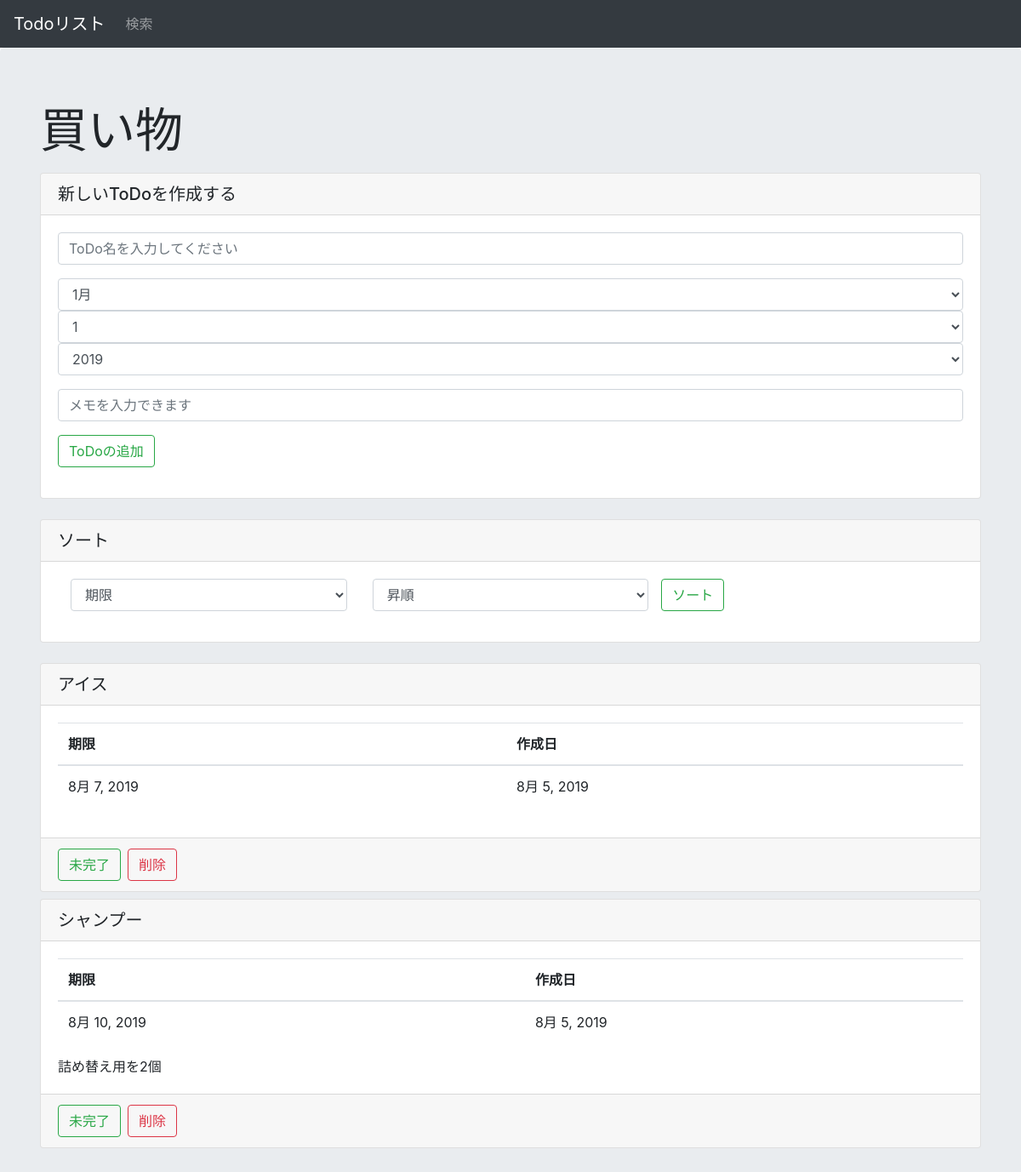
The page /list/21 on the database as committed earlier.
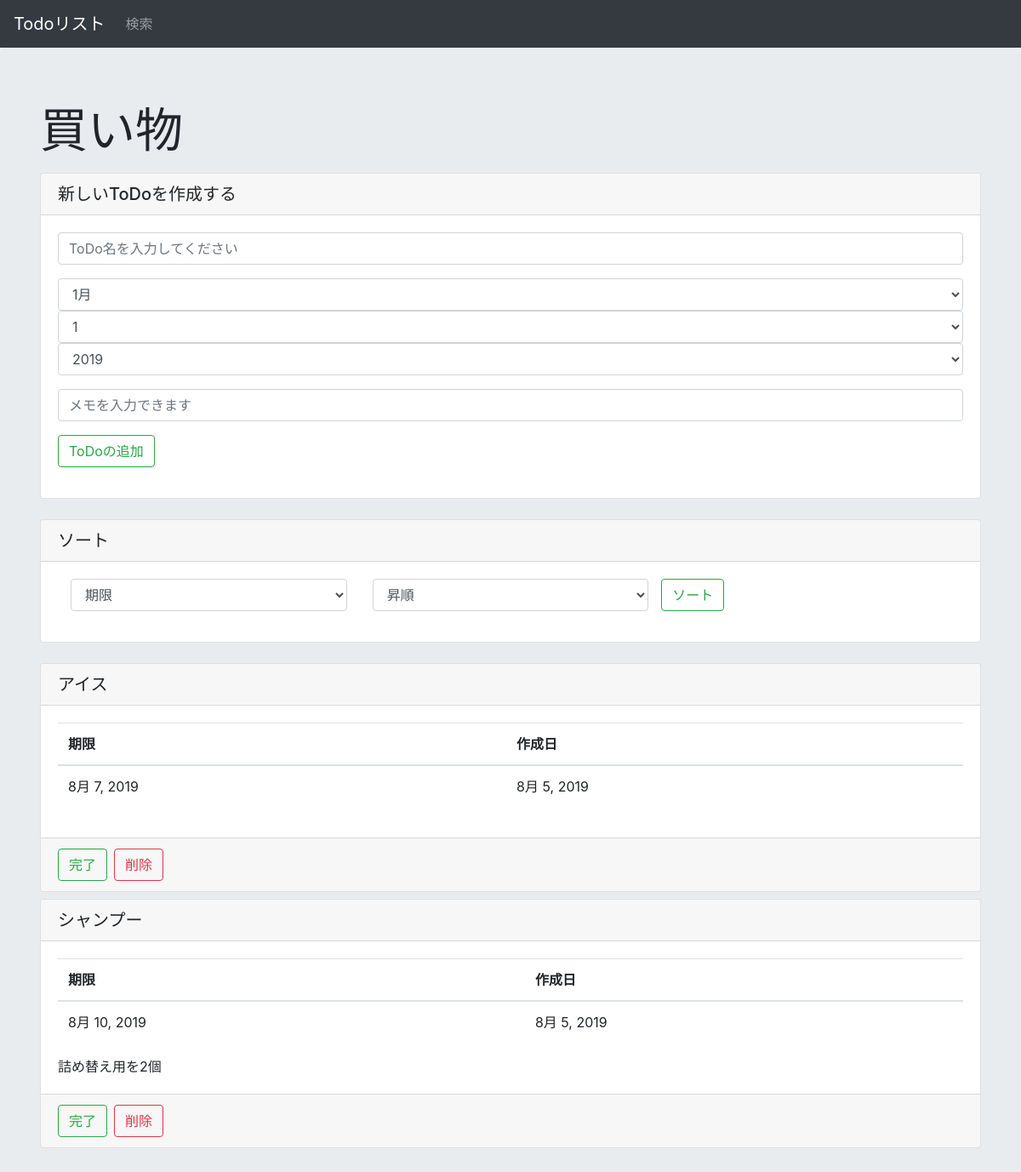
The same page on the database as committed later.
### todo/models.py (models this page shows)
class List(models.Model):
    title = models.CharField(max_length=200)
    create_date = models.DateField(default=timezone.now)

class Task(models.Model):
    title = models.CharField(max_length=200)
    text = models.TextField()
    create_date = models.DateField(default=timezone.now)
    deadline_date = models.DateField(blank=True, null=True)
    completed = models.BooleanField(default=False)
    list = models.ForeignKey(List, on_delete=models.CASCADE)

### todo/views.py (the view, shortened to what this page needs)
# urls.py: path('list/<int:list_id>', views.list, name="list"),
def list(request, list_id):
    listdata = List.objects.get(id=list_id)
    taskdata = Task.objects.filter(list=listdata)
    status = False  #Trueならば「新しいToDoが作成されました」の表示
    for t in taskdata:
        if 'status_' + str(t.id) in request.POST:
            if t.completed:
                t.completed = False
            elif not t.completed:
                t.completed = True
            t.save()
            break
        elif 'delete_' + str(t.id) in request.POST:
            t.delete()
            taskdata = Task.objects.filter(list=listdata)
            break
    form = TaskForm(request.POST or None)
    sort_target = 'deadline_date'
    order_sort_target = 'deadline_date'
    sort = 'ascending'
    taskdata = Task.objects.filter(list=listdata).order_by(order_sort_target)#タスクの追加や削除、変更の反映の為にもう一度代入
    params = {
        'id': list_id,
        'listdata': listdata,
        'taskdata': taskdata,
        'form': form,
        'status': status,
        'sort_target': sort_target,
        'sort': sort,
    }
    return render(request, 'todo/list.html', params)

### todo/forms.py
class TaskForm(forms.Form):
    title = forms.CharField(max_length=100, label='', widget=forms.TextInput(attrs={'class':'form-control','placeholder': 'ToDo名を入力してください'}))
    deadline_date = forms.DateField(label='', widget=forms.SelectDateWidget(attrs={'class':'form-control', 'type':'date'}))
    text = forms.CharField(max_length=1000, required=False, label='', widget=forms.TextInput(attrs={'class':'form-control','placeholder': 'メモを入力できます'}))

### todo/templates/todo/list.html (shortened to what this page needs)
{% extends "todo/base.html" %}
{% block content %}
<div class="jumbotron">
    <div class="container">
        <p class="display-4">{{listdata.title}}</p>
        <form method = "post">
            <div class="card mb-4">
                <h5 class="card-header">新しいToDoを作成する</h5>
                <div class="card-body">
                        <div class = "form-group">
                            <div class = "mb-3">
                                {{form.title}}
                            </div>
                            <div class = "mb-3">
                                {{form.deadline_date}}
                            </div>
                            <div class = "mb-3">
                                {{form.text}}
                            </div>
                            <button class="btn btn-outline-success my-2 my-sm-0" type="submit" name="submit">ToDoの追加</button>
                        </div>
                </div>
            </div>
        </form>
        <form method = "post">
            <div class="card mb-4">
                <h5 class="card-header">ソート</h5>
                <div class="card-body">
                        <div class = "form-group">
                            <div class="container">
                                <div class="row">
                                <div class="col-4">
                                        <select name="sort1" class="form-control">
                                            {% if sort_target == "create_date" %}
                                                <option selected>作成日</option>
                                                <option>期限</option>
                                            {% elif sort_target == "deadline_date" %}
                                                <option selected>期限</option>
                                            {% endif %}
                                        </select>
                                    </div>
                                    <div class="col-4">
                                        <select name="sort2" class="form-control">
                                            {% if sort == "ascending" %}
                                                <option selected>昇順</option>
                                            {% elif sort == "descending" %}
                                                <option>昇順</option>
                                                <option selected>降順</option>
                                            {% endif %}
                                        </select>
                                    </div>
                                    <button class="btn btn-outline-success my-2 my-sm-0" type="submit" name="sort_task">
                                        ソート
                                    </button>
                                </div>
                            </div>
                        </div>
                </div>
            </div>
        </form>
        {% if not taskdata %}
            <div class="alert alert-danger" role="alert">登録されたToDoはございません</div>
        {% else %}
            {% for i in taskdata %}
            <div class="card mb-2">
                <h5 class="card-header">{{i.title}}</h5>
                <div class="card-body">
                <table class="table">
                    <thead>
                        <tr>
                            <th>期限</th>
                            <th>作成日</th>
                        </tr>
                    </thead>
                    <tbody>
                        <tr>
                            <td>{{i.deadline_date}}</td>
                            <td>{{i.create_date}}</td>
                        </tr>
                </table>
                <p class="card-text">{{i.text}}</p>
                </div>
                <div class="card-footer">
                    <div class="container">
                        <div class="row">
                            <form method="post" class="mr-2">
                                <button class="btn btn-outline-success my-2 my-sm-0" type="submit" name="status_{{i.id}}">
                                    {% if i.completed %}
                                        完了
                                    {% else %}
                                        未完了
                                    {% endif %}
                                </button>
                            </form>
                            <button type="button" class="btn btn-outline-danger my-2 my-sm-0 " data-toggle="modal" data-target="#deleteModal_{{i.id}}">
                            削除
                            </button>
                        </div>
                    </div>
                </div>
            </div>
            {% endfor %}
        {% endif %}
    </div>
</div>
{% endblock %}

### todo/templates/todo/base.html (shortened to what this page needs)
<!DOCTYPE html>
<html>
<head>
    <link rel="stylesheet" href="https://stackpath.bootstrapcdn.com/bootstrap/4.3.1/css/bootstrap.min.css">
</head>
<body>
<nav class="navbar navbar-expand navbar-dark bg-dark">
    <a class="navbar-brand" href="{% url 'todo:index' %}">Todoリスト</a>
    <ul class = "navbar-nav">
        <li class = "nav-item">
            <a class="nav-link" href="{% url 'todo:search' %}" role="button">検索</a>
        </li>
    </ul>
</nav>
<main>
{% block content %}
{% endblock %}
</main>
</body>
</html>

Rows that differ between the two databases and show on the page:
changed Task "アイス": completed "未完了" → "完了"
changed Task "シャンプー": completed "未完了" → "完了"
